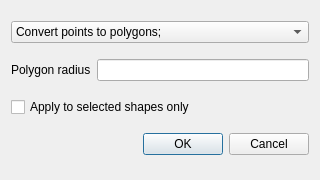
<?xml version="1.0" encoding="UTF-8"?>
<ui version="4.0">
 <class>CConvertShapesDlg</class>
 <widget class="QDialog" name="CConvertShapesDlg">
  <property name="geometry">
   <rect>
    <x>0</x>
    <y>0</y>
    <width>320</width>
    <height>180</height>
   </rect>
  </property>
  <property name="windowTitle">
   <string>Convert Map Shapes</string>
  </property>
  <layout class="QVBoxLayout">
   <item>
    <widget class="QComboBox" name="c_conversion_type">
     <item>
      <property name="text">
       <string>Convert points to polygons;</string>
      </property>
     </item>
    </widget>
   </item>
   <item>
    <layout class="QHBoxLayout">
     <item>
      <widget class="QLabel">
       <property name="text">
        <string>Polygon radius</string>
       </property>
      </widget>
     </item>
     <item>
      <widget class="QLineEdit" name="c_radius"/>
     </item>
    </layout>
   </item>
   <item>
    <widget class="QCheckBox" name="c_selected_only">
     <property name="text">
      <string>Apply to selected shapes only</string>
     </property>
    </widget>
   </item>
   <item>
    <layout class="QHBoxLayout">
     <item>
      <spacer name="horizontalSpacer">
       <property name="orientation">
        <enum>Qt::Horizontal</enum>
       </property>
       <property name="sizeHint" stdset="0">
        <size>
         <width>98</width>
         <height>20</height>
        </size>
       </property>
      </spacer>
     </item>
     <item>
      <widget class="QPushButton" name="c_ok">
       <property name="text">
        <string>OK</string>
       </property>
      </widget>
     </item>
     <item>
      <widget class="QPushButton" name="c_cancel">
       <property name="text">
        <string>Cancel</string>
       </property>
      </widget>
     </item>
    </layout>
   </item>
  </layout>
 </widget>
 <resources/>
 <connections>
  <connection>
   <sender>c_ok</sender>
   <signal>clicked()</signal>
   <receiver>CConvertShapesDlg</receiver>
   <slot>OnOK()</slot>
   <hints>
    <hint type="sourcelabel">
     <x>125</x>
     <y>156</y>
    </hint>
    <hint type="destinationlabel">
     <x>42</x>
     <y>147</y>
    </hint>
   </hints>
  </connection>
  <connection>
   <sender>c_cancel</sender>
   <signal>clicked()</signal>
   <receiver>CConvertShapesDlg</receiver>
   <slot>OnCancel()</slot>
   <hints>
    <hint type="sourcelabel">
     <x>212</x>
     <y>154</y>
    </hint>
    <hint type="destinationlabel">
     <x>295</x>
     <y>138</y>
    </hint>
   </hints>
  </connection>
 </connections>
 <slots>
  <slot>OnOK()</slot>
  <slot>OnCancel()</slot>
 </slots>
</ui>
